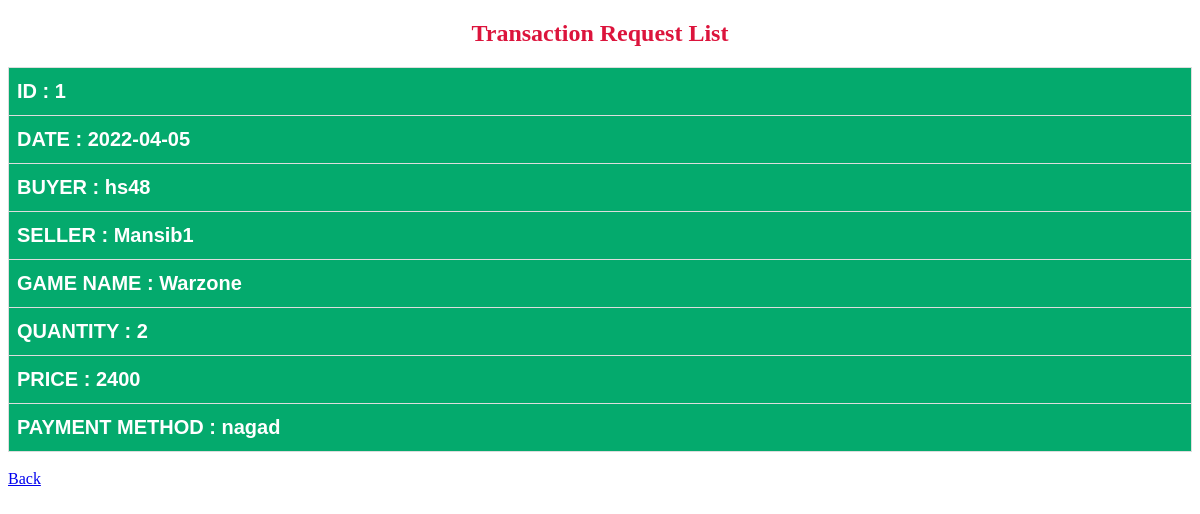
The page /views/transview.php?transV=1 (signed in) on the database its author committed.
### tables this page shows
CREATE TABLE `transaction` (
  `id` int(11) NOT NULL,
  `date` date NOT NULL,
  `buyer` varchar(32) NOT NULL,
  `seller` varchar(32) NOT NULL,
  `game_name` varchar(32) NOT NULL,
  `quantity` int(50) NOT NULL,
  `price` int(50) NOT NULL,
  `pay_method` varchar(16) NOT NULL
);

### views/transview.php (the view, shortened to what this page needs)
<!DOCTYPE html>
<html lang="en">
<head>
</head>
<body>
<h2 align="center" style="color:crimson"><b>Transaction Request List</b></h2>
	<table id="customers" id="customers">
		<?php
      $id= $_GET['transV'];
			$con = getConnection();
			$sql = "SELECT * FROM transaction where id='{$id}'";
			$result = $con->query($sql);
			if ($result->num_rows > 0)
			{
			while($row = $result->fetch_assoc()) {
		?>
		<tr><th>ID : <?=$row["id"]?></th></tr>
        <tr><th>DATE : <?=$row["date"]?></th></tr>
        <tr><th>BUYER : <?=$row["buyer"]?></th></tr>
        <tr><th>SELLER : <?=$row["seller"]?></th></tr>
        <tr><th>GAME NAME : <?=$row["game_name"]?></th></tr>
        <tr><th>QUANTITY : <?=$row["quantity"]?></th></tr>
        <tr><th>PRICE : <?=$row["price"]?></th></tr>
        <tr><th>PAYMENT METHOD : <?=$row["pay_method"]?></th></tr>
		<?php
				}
			}
			else
			{
				echo("<h2 align='center'>No Request</h2>");
			}
		?>
	</table><br>
    <a href="admin.php" align="center">Back</a><br><br>
</body>
</html>

### views/transview.php (style rules this page uses)
#customers { font-family: Arial, Helvetica, sans-serif; border-collapse: collapse; width: 100%; }
#customers td, #customers th { border: 1px solid #ddd; padding: 8px; }
#customers tr:nth-child(even) { background-color: #f2f2f2; }
#customers th { padding-top: 12px; padding-bottom: 12px; text-align: left; background-color: #04AA6D; color: white; }
#customers th { font-size: 20px; padding-top: 12px; padding-bottom: 12px; text-align: left; background-color: #04AA6D; color: white; }

### rows shown on the page
transaction: id "1", date "2022-04-05", buyer "hs48", seller "Mansib1", game_name "Warzone", quantity "2", price "2400", pay_method "nagad"
